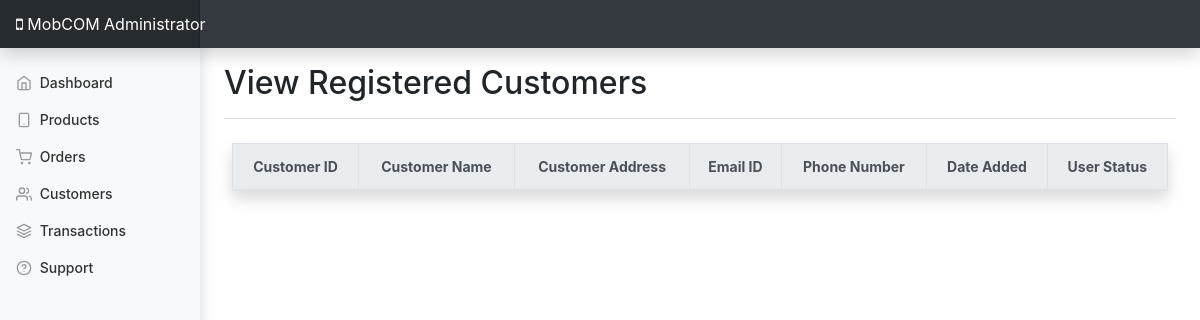
The app's page /admin/dashboard/customer.php, older data.
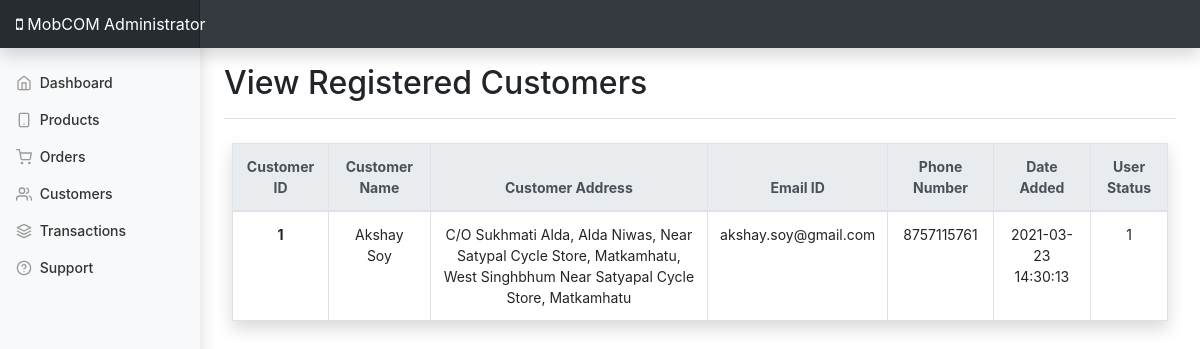
The same page, newer data.
### tables this page shows
CREATE TABLE `user_master` (
  `user_id` int(100) NOT NULL,
  `first_name` varchar(255) NOT NULL,
  `last_name` varchar(255) NOT NULL,
  `user_email` varchar(255) NOT NULL,
  `user_phone` bigint(10) NOT NULL,
  `user_gender` varchar(50) NOT NULL,
  `user_address_1` varchar(255) NOT NULL,
  `user_address_2` varchar(255) NOT NULL,
  `state_id` varchar(255) NOT NULL,
  `city_id` varchar(255) NOT NULL,
  `user_pincode` int(25) NOT NULL,
  `user_pwd` varchar(255) NOT NULL,
  `date_added` datetime NOT NULL,
  `user_status` tinyint(1) NOT NULL DEFAULT 1
);

### admin/dashboard/customer.php (the view, shortened to what this page needs)
<!doctype html>
<html lang="en">
<head>
    <?php
    require('../admin-modules/header.php');
    ?>
</head>
<body>
    <?php
    require('../admin-modules/navbar.php');
    ?>
    <div class="container-fluid">
        <div class="row">
            <?php
            require('../admin-modules/sidebar.php');
            ?>
            <main role="main" class="col-md-9 ml-sm-auto col-lg-10 px-md-4">
                <div class="d-flex justify-content-between flex-wrap flex-md-nowrap align-items-center pt-3 pb-2 mb-3 border-bottom">
                    <h1 class="h2">View Registered Customers</h1>
                </div>
                <div class="container-fluid p-2">
                    <table class="table table-hover table-bordered table-responsive-sm shadow">
                        <thead class="text-center thead-light">
                            <tr>
                                <th scope="col">Customer ID</th>
                                <th scope="col">Customer Name</th>
                                <th scope="col">Customer Address</th>
                                <th scope="col">Email ID</th>
                                <th scope="col">Phone Number</th>
                                <th scope="col">Date Added</th>
                                <th scope="col">User Status</th>
                            </tr>
                        </thead>
                        <tbody class='text-center'>
                            <?php
                            $query = "SELECT * FROM `user_master`";
                            $res = mysqli_query($conn, $query);
                            while ($row = mysqli_fetch_object($res)) {
                                echo "
                                    <tr>
                                        <th scope='row'>$row->user_id</th>
                                        <td>$row->first_name $row->last_name</td>
                                        <td>$row->user_address_1 $row->user_address_2</td>
                                        <td>$row->user_email</td>
                                        <td>$row->user_phone</td>
                                        <td>$row->date_added</td>
                                        <td>$row->user_status</td>
                                    </tr>
                                ";
                            }
                            ?>
                        </tbody>
                    </table>
                </div>
            </main>
        </div>
    </div>
</body>
</html>

### admin/admin-modules/header.php (shortened to what this page needs)
<link rel="stylesheet" href="https://maxcdn.bootstrapcdn.com/font-awesome/4.7.0/css/font-awesome.min.css">
<link href="../assets/dist/css/bootstrap.min.css" rel="stylesheet">
<link href="dashboard.css" rel="stylesheet">

### admin/admin-modules/navbar.php (shortened to what this page needs)
<nav class="navbar navbar-dark sticky-top bg-dark flex-md-nowrap p-0 shadow">
    <a class="navbar-brand col-md-3 col-lg-2 mr-0 px-3" href="#">
        <i class="fa fa-mobile" aria-hidden="true"></i>
        MobCOM Administrator
    </a>
</nav>

### admin/admin-modules/sidebar.php
<nav id="sidebarMenu" class="col-md-3 col-lg-2 d-md-block bg-light sidebar collapse shadow">
    <div class="sidebar-sticky pt-3">
        <ul class="nav flex-column">
            <li class="nav-item">
                <a class="nav-link" href="index.php">
                    <span data-feather="home"></span>
                    Dashboard
                </a>
            </li>
            <li class="nav-item">
                <a class="nav-link" href="products.php">
                    <span data-feather="smartphone"></span>
                    Products
                </a>
            </li>
            <li class="nav-item">
                <a class="nav-link" href="orders.php">
                    <span data-feather="shopping-cart"></span>
                    Orders
                </a>
            </li>
            <li class="nav-item">
                <a class="nav-link" href="customer.php">
                    <span data-feather="users"></span>
                    Customers
                </a>
            </li>
            <li class="nav-item">
                <a class="nav-link" href="transaction.php">
                    <span data-feather="layers"></span>
                    Transactions
                </a>
            </li>
            <li class="nav-item">
                <a class="nav-link" href="support.php">
                    <span data-feather="help-circle"></span>
                    Support
                </a>
            </li>
        </ul>
    </div>
</nav>

### admin/dashboard/dashboard.css (style rules this page uses)
body { font-size: .875rem; }
.feather { width: 16px; height: 16px; vertical-align: text-bottom; }
.sidebar { position: fixed; top: 0; bottom: 0; left: 0; z-index: 100; padding: 48px 0 0; box-shadow: inset -1px 0 0 rgba(0, 0, 0, .1); }
.sidebar-sticky { position: relative; top: 0; height: calc(100vh - 48px); padding-top: .5rem; overflow-x: hidden; overflow-y: auto; }
.sidebar .nav-link { font-weight: 500; color: #333; }
.sidebar .nav-link .feather { margin-right: 4px; color: #999; }
.navbar-brand { padding-top: .75rem; padding-bottom: .75rem; font-size: 1rem; background-color: rgba(0, 0, 0, .25); box-shadow: inset -1px 0 0 rgba(0, 0, 0, .25); }

Row changes from the older to the newer data that the page shows:
added user_master: user_id "1", first_name "Akshay", last_name "Soy", user_address_1 "C/O Sukhmati Alda, Alda Niwas, Near Satypal Cycle Store, Matkamhatu, West Singhbhum", user_address_2 "Near Satyapal Cycle Store, Matkamhatu", user_email "akshay.soy@gmail.com", user_phone "8757115761", date_added "2021-03-23 14:30:13", user_status "1"
